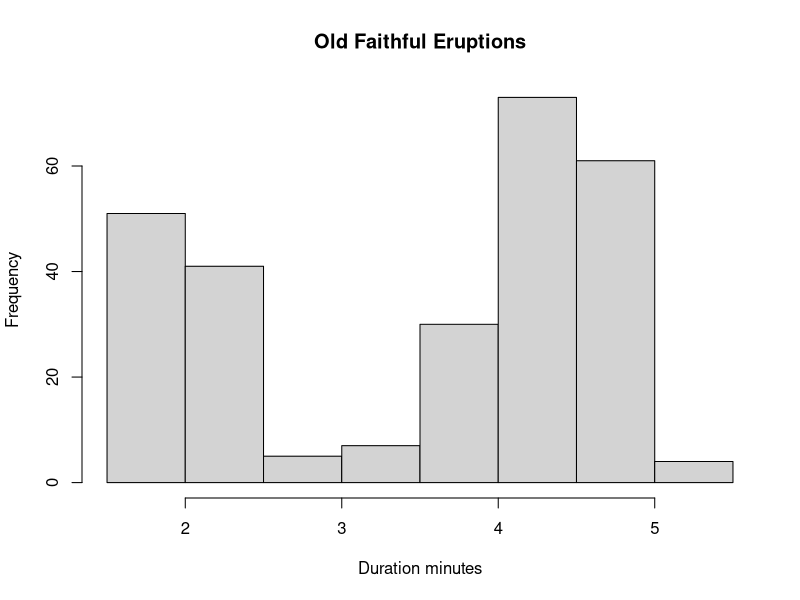
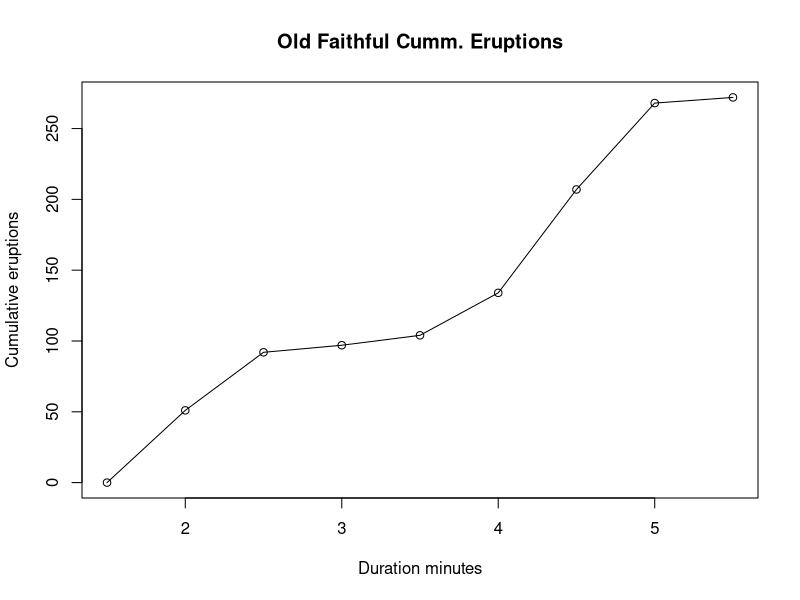
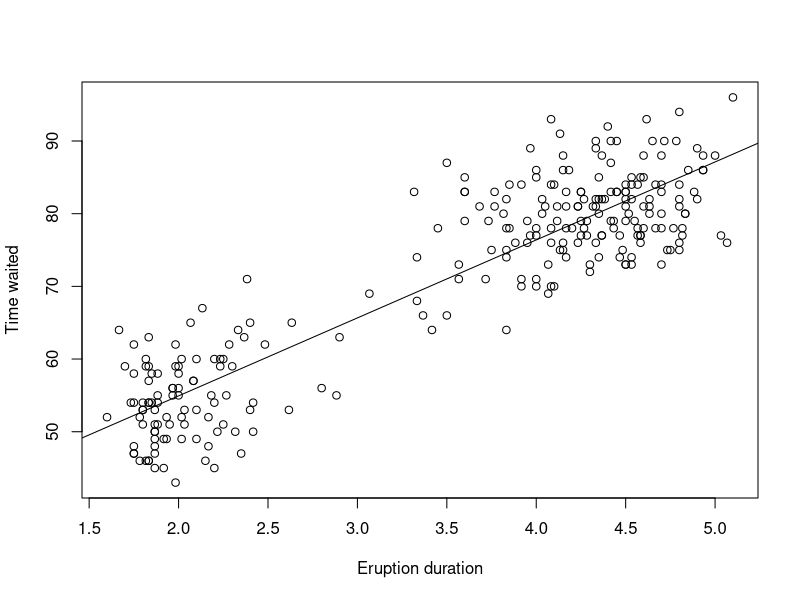

Here is the R script that generated these plots, in order:
## Source: http://www.r-tutor.com/elementary-statistics/quantitative-data

## Use built-in old faithful eruption data frame ###
head(faithful)

## Frequency distribution of eruption duration (use hist instead) ###
duration = faithful$eruptions
range(duration)						# Range of data is [1.6:5.1]
bins = seq(1.5,5.5,by=0.5)				# Set histogram bins
duration.cut = cut(duration, bins, right=FALSE)	# Bin data using bins
duration.freq = table(duration.cut)			# Counts per bin
cbind(duration.freq)

## Use hist() function to make and plot histogram ###
hist(duration,    			# apply the hist function 
   right=FALSE,    			# intervals closed on the left 
   main="Old Faithful Eruptions", 	# the main title 
   xlab="Duration minutes")       	# x-axis label

## Find relative frequency of eruption duration ###
duration.relFreq = duration.freq / nrow(faithful)
old = options(digits=1)						# Display 2 decimals
cbind(duration.freq, duration.relFreq)
options(old)							# Restore old options

## Find cummulative frequency distribuiton and plot ###
duration.cumFreq = c(0, cumsum(duration.freq))	# Add 0 for first "bins" value
cbind(duration.cumFreq)
plot(bins, duration.cumFreq,     		# plot the data 
   main="Old Faithful Cumm. Eruptions",	# main title 
   xlab="Duration minutes",        		# x-axis label 
   ylab="Cumulative eruptions")   		# y-axis label 
lines(bins, duration.cumFreq)           	# join the points

## Stem and leaf plot of eruption duration ###
stem(duration)

## Scatter plot of eruption duration vs waiting time ###
waiting = faithful$waiting
plot(duration, waiting,		# plot the variables 
   xlab="Eruption duration",  # x-axis label 
   ylab="Time waited")        # y-axis label
abline(lm(waiting ~ duration))# linear model of waiting time vs duration